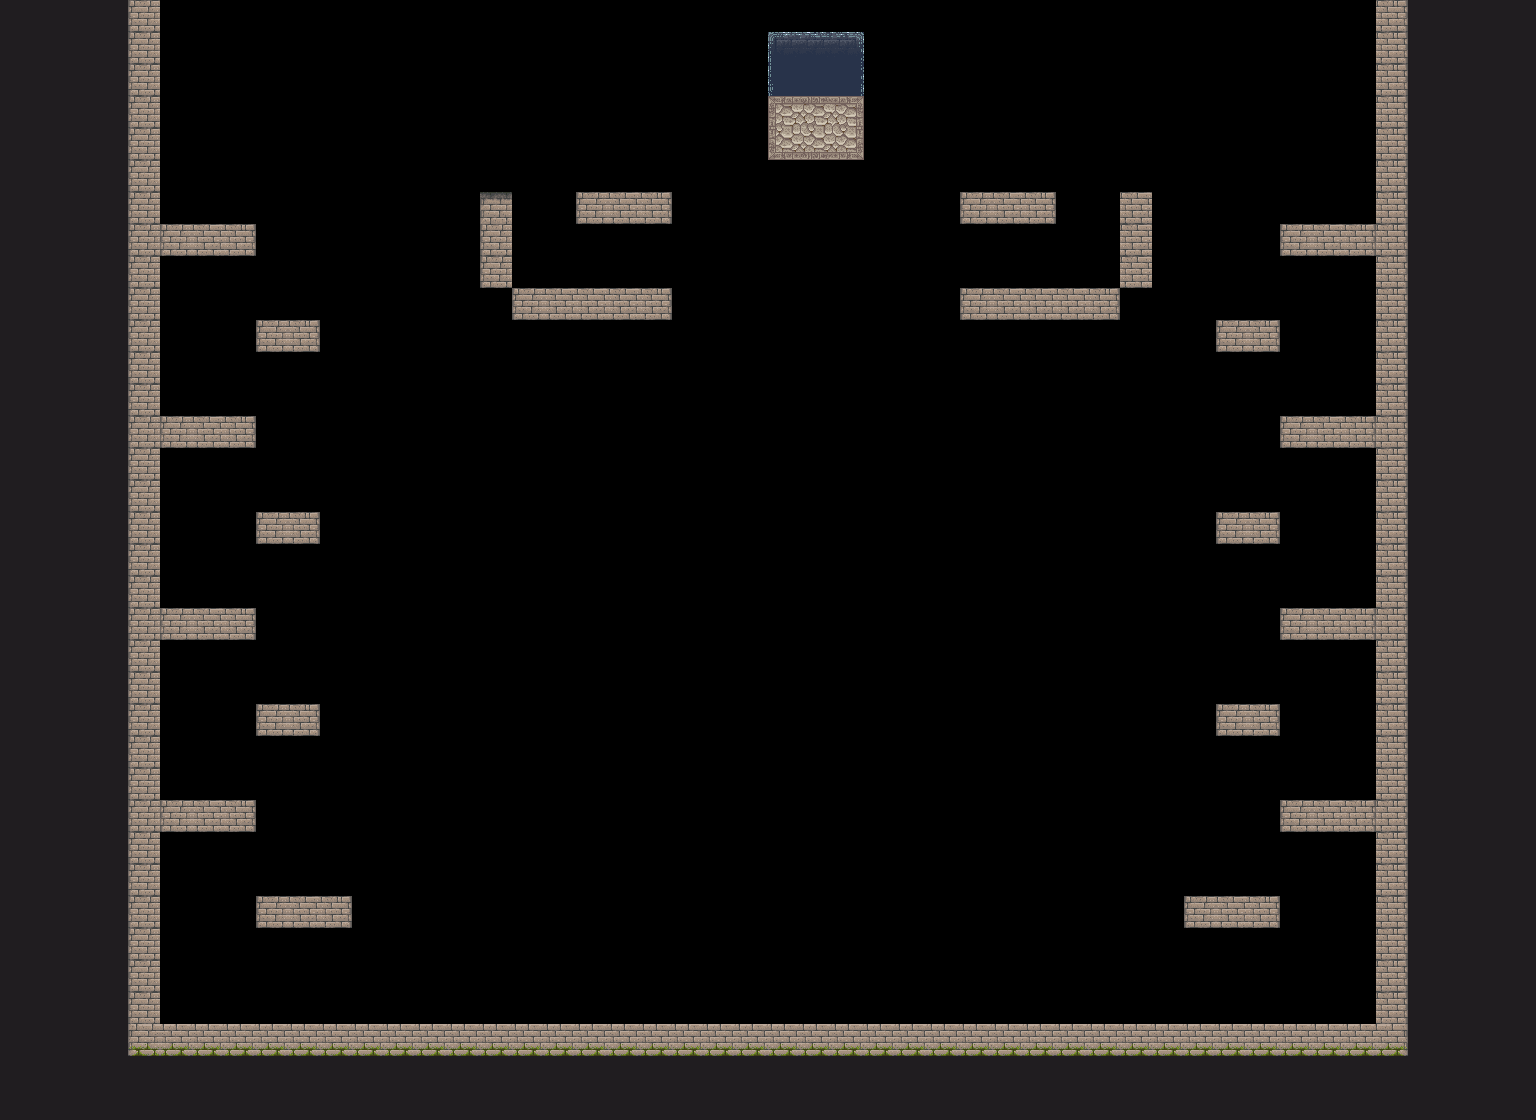

A 2D game scene composited from a Tiled map and its tileset images. What follows is a short description and the map's XML, with each tile layer's data collapsed to a summary:
An orthogonal 48x35 tile map with 32x32 px tiles, 1 tile layer (set), 3 tilesets and 59 objects (26x blockers, 22x enemy, 9x reverse, player, exit).

<map version="1.0" orientation="orthogonal" width="48" height="35" tilewidth="32" tileheight="32">
 <properties>
  <property name="background" value="dragon temple.jpg" />
  <property name="type" value="exit" />
 </properties>
 <tileset firstgid="1" name="open rpg.php" tilewidth="32" tileheight="32">
  <image source="../images/tilesets/open rpg.php.png" width="960" height="960" />
 </tileset>
 <tileset firstgid="901" name="open rpg3" tilewidth="32" tileheight="32">
  <image source="../images/tilesets/open rpg3.png" width="960" height="960" />
 </tileset>
 <tileset firstgid="1801" name="open rpg2" tilewidth="32" tileheight="32">
  <image source="../images/tilesets/open rpg2.png" width="960" height="960" />
 </tileset>
 <layer name="set" width="48" height="35">
  <data>[1680 cells, 543 non-empty, 21 distinct tile ids]</data>
 </layer>
 <objectgroup name="triggers" width="48" height="35" visible="0">
  <object name="blockers" x="128" y="1024" width="1280" height="32">
   <properties>
    <property name="blockers" value="tlbr" />
   </properties>
  </object>
  <object name="player" x="800" y="736" width="32" height="32">
   <properties>
    <property name="player" value="" />
   </properties>
  </object>
  <object name="enemy" x="256" y="448" width="32" height="32">
   <properties>
    <property name="enemy" value="Knight" />
   </properties>
  </object>
  <object name="reverse" x="320" y="448" width="32" height="32">
   <properties>
    <property name="reverse" value="" />
   </properties>
  </object>
  <object name="blockers" x="128" y="0" width="32" height="1024">
   <properties>
    <property name="blockers" value="tlbr" />
   </properties>
  </object>
  <object name="exit" x="800" y="64" width="32" height="32">
   <properties>
    <property name="exit" value="" />
   </properties>
  </object>
  <object name="blockers" x="1376" y="0" width="32" height="1024">
   <properties>
    <property name="blockers" value="tlbr" />
   </properties>
  </object>
  <object name="blockers" x="768" y="96" width="96" height="64">
   <properties>
    <property name="blockers" value="tlbr" />
   </properties>
  </object>
  <object name="blockers" x="256" y="896" width="96" height="32">
   <properties>
    <property name="blockers" value="t" />
   </properties>
  </object>
  <object name="blockers" x="160" y="800" width="96" height="32">
   <properties>
    <property name="blockers" value="t" />
   </properties>
  </object>
  <object name="blockers" x="256" y="704" width="64" height="32">
   <properties>
    <property name="blockers" value="t" />
   </properties>
  </object>
  <object name="blockers" x="160" y="608" width="96" height="32">
   <properties>
    <property name="blockers" value="t" />
   </properties>
  </object>
  <object name="blockers" x="256" y="512" width="64" height="32">
   <properties>
    <property name="blockers" value="t" />
   </properties>
  </object>
  <object name="blockers" x="160" y="416" width="96" height="32">
   <properties>
    <property name="blockers" value="t" />
   </properties>
  </object>
  <object name="reverse" x="320" y="640" width="32" height="32">
   <properties>
    <property name="reverse" value="" />
   </properties>
  </object>
  <object name="blockers" x="256" y="320" width="64" height="32">
   <properties>
    <property name="blockers" value="t" />
   </properties>
  </object>
  <object name="reverse" x="320" y="256" width="32" height="32">
   <properties>
    <property name="reverse" value="" />
   </properties>
  </object>
  <object name="blockers" x="160" y="224" width="96" height="32">
   <properties>
    <property name="blockers" value="t" />
   </properties>
  </object>
  <object name="enemy" x="160" y="160" width="32" height="32">
   <properties>
    <property name="enemy" value="Knight" />
   </properties>
  </object>
  <object name="enemy" x="256" y="256" width="32" height="32">
   <properties>
    <property name="enemy" value="Knight" />
   </properties>
  </object>
  <object name="enemy" x="160" y="352" width="32" height="32">
   <properties>
    <property name="enemy" value="Knight" />
   </properties>
  </object>
  <object name="enemy" x="160" y="544" width="32" height="32">
   <properties>
    <property name="enemy" value="Knight" />
   </properties>
  </object>
  <object name="enemy" x="256" y="640" width="32" height="32">
   <properties>
    <property name="enemy" value="Knight" />
   </properties>
  </object>
  <object name="enemy" x="160" y="736" width="32" height="32">
   <properties>
    <property name="enemy" value="Knight" />
   </properties>
  </object>
  <object name="blockers" x="512" y="288" width="160" height="32">
   <properties>
    <property name="blockers" value="t" />
   </properties>
  </object>
  <object name="blockers" x="480" y="192" width="32" height="96">
   <properties>
    <property name="blockers" value="tlbr" />
   </properties>
  </object>
  <object name="enemy" x="672" y="64" width="32" height="32">
   <properties>
    <property name="enemy" value="Knight" />
   </properties>
  </object>
  <object name="enemy" x="544" y="224" width="32" height="32">
   <properties>
    <property name="enemy" value="Knight" />
   </properties>
  </object>
  <object name="blockers" x="1184" y="896" width="96" height="32">
   <properties>
    <property name="blockers" value="t" />
   </properties>
  </object>
  <object name="blockers" x="1280" y="800" width="96" height="32">
   <properties>
    <property name="blockers" value="t" />
   </properties>
  </object>
  <object name="blockers" x="1280" y="608" width="96" height="32">
   <properties>
    <property name="blockers" value="t" />
   </properties>
  </object>
  <object name="blockers" x="1280" y="416" width="96" height="32">
   <properties>
    <property name="blockers" value="t" />
   </properties>
  </object>
  <object name="blockers" x="960" y="288" width="160" height="32">
   <properties>
    <property name="blockers" value="t" />
   </properties>
  </object>
  <object name="blockers" x="960" y="192" width="96" height="32">
   <properties>
    <property name="blockers" value="t" />
   </properties>
  </object>
  <object name="blockers" x="1216" y="704" width="64" height="32">
   <properties>
    <property name="blockers" value="t" />
   </properties>
  </object>
  <object name="blockers" x="1216" y="512" width="64" height="32">
   <properties>
    <property name="blockers" value="t" />
   </properties>
  </object>
  <object name="blockers" x="1216" y="320" width="64" height="32">
   <properties>
    <property name="blockers" value="t" />
   </properties>
  </object>
  <object name="blockers" x="1280" y="224" width="96" height="32">
   <properties>
    <property name="blockers" value="t" />
   </properties>
  </object>
  <object name="blockers" x="1120" y="192" width="32" height="96">
   <properties>
    <property name="blockers" value="tlbr" />
   </properties>
  </object>
  <object name="enemy" x="1056" y="64" width="32" height="32">
   <properties>
    <property name="enemy" value="Knight" />
   </properties>
  </object>
  <object name="enemy" x="992" y="128" width="32" height="32">
   <properties>
    <property name="enemy" value="Knight" />
   </properties>
  </object>
  <object name="enemy" x="1088" y="224" width="32" height="32">
   <properties>
    <property name="enemy" value="Knight" />
   </properties>
  </object>
  <object name="enemy" x="1312" y="160" width="32" height="32">
   <properties>
    <property name="enemy" value="Knight" />
   </properties>
  </object>
  <object name="enemy" x="1312" y="352" width="32" height="32">
   <properties>
    <property name="enemy" value="Knight" />
   </properties>
  </object>
  <object name="enemy" x="1216" y="256" width="32" height="32">
   <properties>
    <property name="enemy" value="Knight" />
   </properties>
  </object>
  </objectgroup>
</map>
<!-- 14 of 59 objects omitted -->
